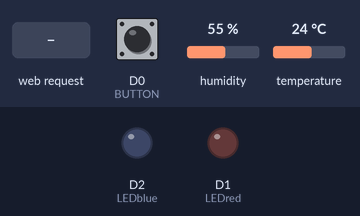
The program below on a simulated ESP8266 (NodeMCU). Shown: output pins drawn as LEDs (lit = HIGH). The test bench sets the inputs (shaded band); at power-on: D0 (BUTTON) HIGH, humidity 55 %, temperature 24 °C. WiFi joins after 1.5 s; servers stay silent unless stated; storage starts empty; what the program prints to the serial monitor is not drawn.

Above: at 2.7 s.
2.8 s: D0 (BUTTON) pulled LOW for 0.15 s
At 2.87 s:
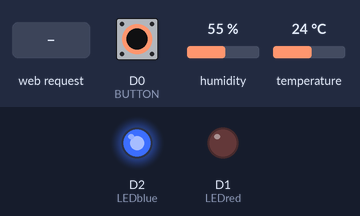
4.4 s: HTTP request GET /LEDisON received
At 5.6 s:
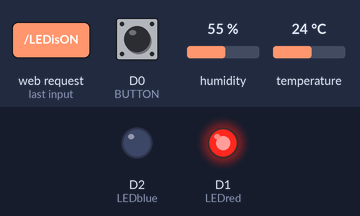
5.9 s: D0 (BUTTON) pulled LOW for 1 s
At 6.7 s:
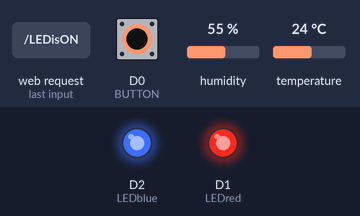
8.4 s: HTTP request GET /LEDisOFF received
At 8.7 s:
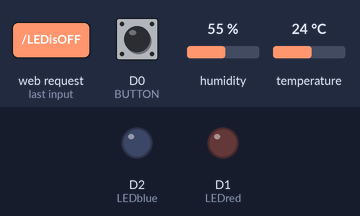
Timing chart, 0 to 10.9 s (numbered marks = the images above; inputs shaded):
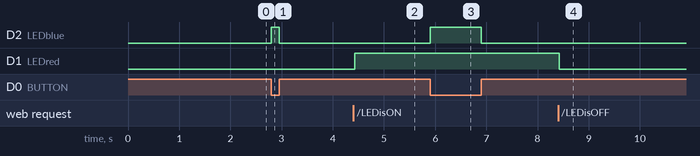

Measured:
- after the input at 2.8 s, D2 (LEDblue): LOW → HIGH at once, → LOW 0.15 s later
- after the input at 4.4 s, D1 (LEDred): LOW → HIGH at once
- after the input at 5.9 s, D2 (LEDblue): LOW → HIGH at once, → LOW 1.0 s later
- after the input at 8.4 s, D1 (LEDred): HIGH → LOW at once

The program:

main.cpp
```cpp
#include <arduino.h>
#include <ESP8266WiFi.h>
#include <WiFiClient.h>
#include <Adafruit_Sensor.h>
#include <DHT.h>
#include <ESPAsyncWebServer.h>
#include "LittleFS.h"

#ifndef STASSID
#define STASSID "pepito"
#define STAPSK  "juanalvarez"
#endif

#define DHTPIN 12     // Digital pin connected to the DHT sensor
#define DHTTYPE    DHT11     // DHT 11

DHT dht(DHTPIN, DHTTYPE);
// current temperature & humidity, updated in loop()
float t = 0.0;
float h = 0.0;

unsigned long previousMillis = 0;    // will store last time DHT was updated

// Updates DHT readings every 10 seconds
const long interval = 10000;

const int BUTTON = D0;
const int LEDred = D1;
const int LEDblue = D2;


int state_button = 0;
int flag_button = 0;
int count = 0;
const char* ssid = STASSID;
const char* password = STAPSK;
bool flag;
char str_temp[16];
char str_hum[16];
char count_txt[10];
String mybutton;

AsyncWebServer server(80);


void temp() {
    sprintf(str_temp, "%f", t);
}
void humi() {
    sprintf(str_hum, "%f", h);
}


void bp() {
    if (digitalRead(BUTTON) == LOW)
    {
        mybutton = "bouton_actif";
    }
    else
    {
        mybutton = "bouton_non_actif";
    }
}

void Compteur() {
    sprintf(count_txt, "%d", count);
}

void button_Read()
{
    state_button = digitalRead(BUTTON);
    if (state_button == LOW)
    {
        flag_button = 1;
        digitalWrite(LEDblue, HIGH);
    }
    else
    {
        digitalWrite(LEDblue, LOW);
    }
    if (flag_button == 1 && state_button == HIGH)
    {
        count += 1;
        flag_button = 0;
    }
}

void LEDisON() {
    digitalWrite(LEDred, 1);
}
void LEDisOFF() {
    digitalWrite(LEDred, 0);
}

void handleNotFound(AsyncWebServerRequest *request) {
    request->send(404, "text/plain", "Not found");
}
// Replaces placeholder with DHT values
String processor(const String& var) {
    //Serial.println(var);
    if (var == "TEMPERATURE") {
        return String(t);
    }
    else if (var == "HUMIDITY") {
        return String(h);
    }
    return String();
}
void setup() {
    pinMode(LEDred, OUTPUT);     // Initialize the LED pin as an output
    digitalWrite(LEDred, LOW);
    pinMode(LEDblue, OUTPUT);     // Initialize the LED pin as an output
    digitalWrite(LEDblue, LOW);

    pinMode(BUTTON, INPUT);

    Serial.begin(115200);
    dht.begin();
    WiFi.mode(WIFI_STA);
    WiFi.begin(ssid, password);
    Serial.println("");

  if(!LittleFS.begin())
  {
    Serial.println("Erreur LittleFS...");
    return;
  }

  File root = LittleFS.open("/data/index.html","r");
  File file = root.openNextFile();


  while(file)
  {
    Serial.print("File: ");
    Serial.println(file.name());
    file.close();
    file = root.openNextFile();

  }

    // Wait for connection
    while (WiFi.status() != WL_CONNECTED) {
        delay(500);
        Serial.print(".");
    }
    Serial.println("");
    Serial.print("Connected to ");
    Serial.println(ssid);
    Serial.print("IP address: ");
    Serial.println(WiFi.localIP());

    server.on("/", HTTP_GET, [](AsyncWebServerRequest *request)
    {
        request->send(200, "text/plain", "Hello world!");
      //request->send(LittleFS, "/index.html", "text/html");
    });

    server.on("/w3.css", HTTP_GET, [](AsyncWebServerRequest *request)
    {
      request->send(LittleFS, "/w3.css", "text/css");
    });
    server.on("/script.js", HTTP_GET, [](AsyncWebServerRequest *request)
    {
        request->send(LittleFS, "/script.js", "text/javascript");
    });
    server.on("/Onizuka.jpg", HTTP_GET, [](AsyncWebServerRequest *request)
    {
      request->send(LittleFS, "/Onizuka.jpg", "image/jpg");
    });
    server.on("/humidity", HTTP_GET, [](AsyncWebServerRequest *request)
    {
      humi();
      request->send(200, "text/plain", str_hum);
    });

    server.on("/temperature", HTTP_GET, [](AsyncWebServerRequest *request)
    {
      temp();
      request->send(200, "text/plain", str_temp);
    });
    server.on("/LEDisON", HTTP_GET, [](AsyncWebServerRequest *request)
    {
      LEDisON();
      request->send(200,"text/plain", " is on");
    });
    server.on("/LEDisOFF", HTTP_GET, [](AsyncWebServerRequest *request)
    {
      LEDisOFF();
      request->send(200,"text/plain", " is off");
    });
    server.on("/bp", HTTP_GET, [](AsyncWebServerRequest *request)
    {
      bp();
      request->send(200, "text/plain", mybutton);
    });
    server.on("/compteur", HTTP_GET, [](AsyncWebServerRequest *request)
    {
      Compteur();
      request->send(200, "text/plain", count_txt);
    });

    server.onNotFound(handleNotFound);
    server.begin();
    Serial.println("HTTP server started");
}

void loop() {
    unsigned long currentMillis = millis();
    if (currentMillis - previousMillis >= interval) {
        // save the last time you updated the DHT values
        previousMillis = currentMillis;
        // Read temperature as Celsius (the default)
        float newH = dht.readTemperature();
        // Read temperature as Fahrenheit (isFahrenheit = true)
        //float newT = dht.readTemperature(true);
        // if temperature read failed, don't change t value
        if (isnan(newH)) {
            Serial.println("Failed to read from DHT sensor!");
        }
        else {
            h = newH;
            Serial.println(t);
        }
        // Read Humidity
        float newT = dht.readHumidity();
        // if humidity read failed, don't change h value
        if (isnan(newT)) {
            Serial.println("Failed to read from DHT sensor!");
        }
        else {
            t = newT;
            Serial.println(h);
        }
    }
    button_Read();
}
```
